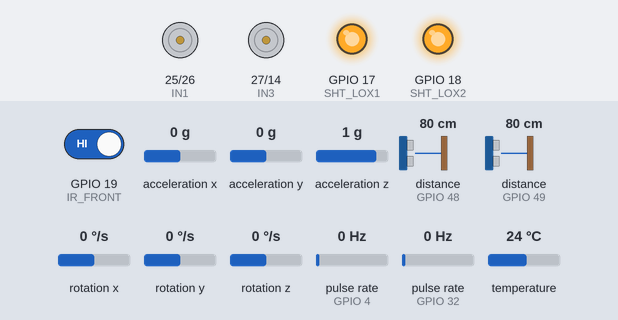
Simulated run of this sketch. Board: ESP32. Parts: motor-driver pin pairs drawn as motors (green arrow = first pin HIGH = forward, orange = second pin HIGH = backward, longer = more drive), output pins drawn as LEDs (lit = HIGH). Wiring (inferred from the names in the program): 2 × pulse sensor: data GPIO 4 / data GPIO 32. The inputs (shaded band) are chosen by the test bench; at power-on: rotation z 0 °/s, pulse rate (sensors on GPIO 4, GPIO 32) 0 Hz, GPIO 19 (IR_FRONT) HIGH, acceleration x 0 g, acceleration y 0 g, acceleration z 1 g, distance to the obstacle (sensors on GPIO 48, GPIO 49) 80 cm, rotation x 0 °/s, rotation y 0 °/s, temperature 24 °C. What the sketch prints to the serial monitor is not drawn.

Above: at 4.7 s.
4.8 s: rotation z set to -192 °/s
At 8.1 s:
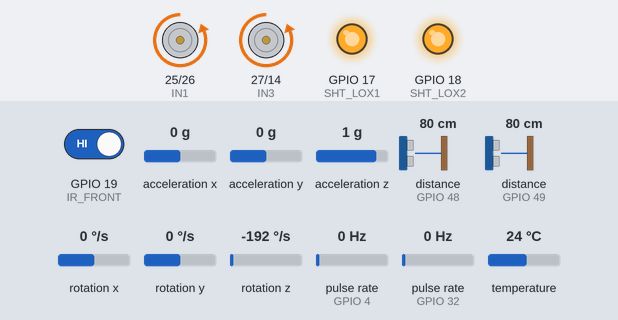
8.8 s: rotation z set to 100 °/s
At 15.7 s:
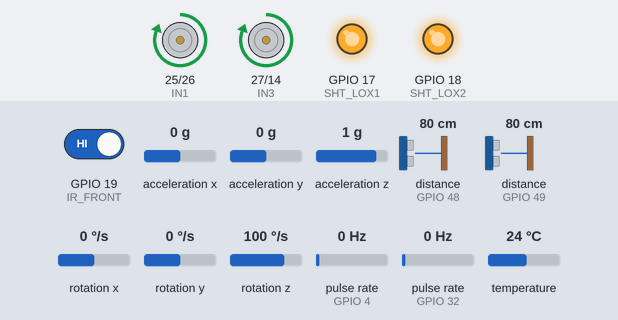
16.0 s: pulse rate (sensor on GPIO 4) set to 150 Hz
At 20.3 s:
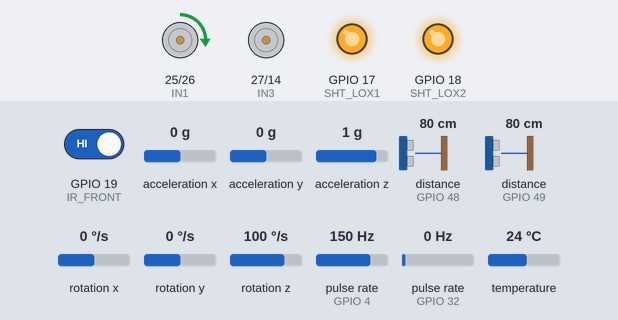
24.7 s: rotation z set to 0 °/s
At 27.7 s:
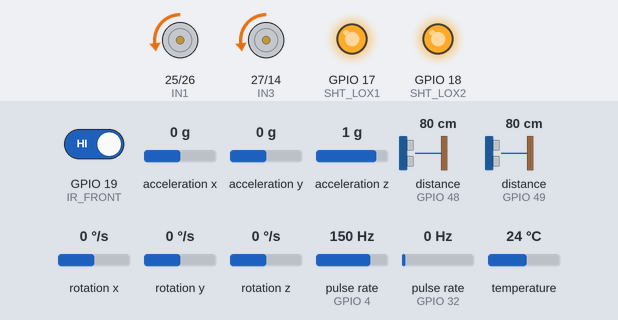
28.7 s: rotation z set to 192 °/s
32.2 s: pulse rate (sensor on GPIO 32) set to 100 Hz
Timing chart, 0 to 37.5 s (numbered marks = the images above; inputs shaded):
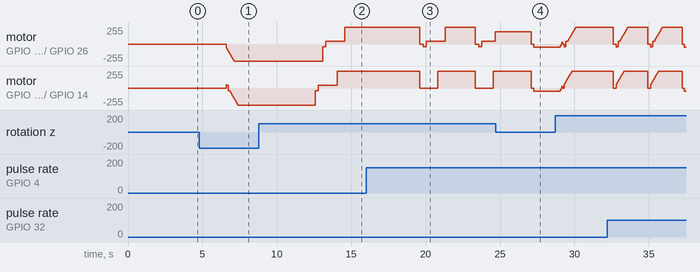

The sketch:

Micromouse_FloodFill.ino
```cpp
// === Libraries and Definitions ===
#include <Wire.h>
#include <Adafruit_MPU6050.h>
#include <Adafruit_Sensor.h>
#include <Adafruit_VL53L0X.h>
#include <stdio.h>
#include <stdlib.h>
#include <string.h>
#include <Arduino.h>

// Pins
// Motor Pins
#define IN1 25
#define IN2 26
#define IN3 27
#define IN4 14
// Encoder Pins
#define L_ENC 32
#define R_ENC 4
// LiDAR Pins and IR Pins
#define SHT_LOX1 17
#define SHT_LOX2 18
#define LOX1_ADDRESS 0x30
#define LOX2_ADDRESS 0x31
#define IR_FRONT 19
#define MAX_MAZE 8 // max maze

// Tuning Constants
const float wheel_d = 46.0;  // Wheel Diameter (mm)
const float wheel_c = PI * wheel_d;  // Wheel Circumference (mm)
const int counts_per_rev = 203;  // Encoder ticks per rev
const int cell_size = 190;  // Cell size (mm)
const int BASE_SPEED = 50;  // Forward Movement Speed (0-255)
const int MIN_DRIVE_PWM = 40;  // Minimum Forward Movement Speed
const int TURN_BASE_SPEED = 50;  // Turn Speed (0-255)
const int MIN_TURN_PWM = 24;  // Minimum Turn Speed
const float KP_YAW = 2.0;
const float TURN_KP = 1.5;
const float TURN_TOLERANCE = 0.5;  // Tolerance for angle when using MPU
const long CELL_TICKS = (long)round((cell_size / wheel_c) * counts_per_rev);  // Ticks Per Cell

// Global Variables
volatile long leftTicks = 0;
volatile long rightTicks = 0;
Adafruit_MPU6050 mpu;
float currentAngle = 0;
float gyroZ_bias = 0;
unsigned long lastTime;

// Structs for Flood Fill
//Stack
typedef struct stack_node *ptrS;
struct stack_node{
    int wantedDir;
    ptrS next;
};
typedef ptrS Stack;
//Queue
typedef struct queue_node *ptrQN;
struct queue_node{
    int x, y;
    ptrQN next;
};
typedef ptrQN QNode;
typedef struct empty_queue *Queue;
struct empty_queue{
    ptrQN front;
    ptrQN rear;
};
//Stack Functions
static Stack stackPush(Stack s, int wantedDir){
    ptrS n = (ptrS)malloc(sizeof(*n));
    n->wantedDir = wantedDir;
    n->next = s;
    return n;
}
static int stackIsEmpty(Stack s){ return s==NULL; }
static int stackPop(Stack* ps){
    if(!*ps) return -1;
    ptrS t = *ps;
    int d = t->wantedDir;
    *ps = t->next;
    free(t);
    return d;
}
// Queue Functions
static Queue makeQueue(){
    Queue q = (Queue)malloc(sizeof(*q));
    q->front = q->rear = NULL;
    return q;
}
static int queueEmpty(Queue q){ return q->front==NULL; }
static void enqueue(Queue q, int x, int y){
    QNode n = (QNode)malloc(sizeof(*n));
    n->x = x; n->y = y; n->next = NULL;
    if(q->rear) q->rear->next = n; else q->front = n;
    q->rear = n;
}
static int dequeue(Queue q, int* x, int* y){
    if(!q->front) return 0;
    QNode n = q->front;
    *x = n->x; *y = n->y;
    q->front = n->next;
    if(!q->front) q->rear = NULL;
    free(n);
    return 1;
}
static int stackPeek(Stack s){
    if(!s) return -1;
    return s->wantedDir;
}
// Motor and Encoders
void IRAM_ATTR leftISR(){
    leftTicks++;
}

void IRAM_ATTR rightISR(){
    rightTicks++;
}

void writePWMtoPin(int pin, int value) {
    analogWrite(pin, value);
}

void setMotor(int left, int right) {
    left = constrain(left, -255, 255);
    right = constrain(right, -255, 255);
    // Left
    if(left > 0){
        writePWMtoPin(IN1, 0);
        writePWMtoPin(IN2, left);
    } else {
        writePWMtoPin(IN1, -left);
        writePWMtoPin(IN2, 0);
    }
    // Right
    if(right > 0){
        writePWMtoPin(IN3, right);
        writePWMtoPin(IN4, 0);
    } else {
        writePWMtoPin(IN3, 0);
        writePWMtoPin(IN4, -right);
    }
}

void stopMotors() {
    writePWMtoPin(IN1,0);
    writePWMtoPin(IN2,0);
    writePWMtoPin(IN3,0);
    writePWMtoPin(IN4,0);
}

// MPU
void calibrateGyro() {
    delay(1000);
    float sum = 0;
    const int samples = 600;
    for(int i=0;i<samples;i++){
        sensors_event_t a,g,t;
        mpu.getEvent(&a,&g,&t);
        sum += g.gyro.z;
        delay(2);
    }
    gyroZ_bias = sum / (float)samples;
}

void updateAngle() {
    sensors_event_t a,g,t;
    mpu.getEvent(&a,&g,&t);
    unsigned long now = micros();
    float dt = (now - lastTime) / 1000000.0f;
    if (dt > 0.05f) dt = 0.05f;  // clamp large jumps
    lastTime = now;
    float gyroZ = (g.gyro.z - gyroZ_bias) * 57.29577951308232f; // rad/s -> deg/s
    currentAngle += gyroZ * dt;
}

float angleError(float target, float current) {
    return target - current;
}
// Sensors (Lidar + IR)
Adafruit_VL53L0X loxLeft = Adafruit_VL53L0X();
Adafruit_VL53L0X loxRight = Adafruit_VL53L0X();
VL53L0X_RangingMeasurementData_t measureLeft;
VL53L0X_RangingMeasurementData_t measureRight;
void setupLIDAR() {
    pinMode(SHT_LOX1, OUTPUT);
    pinMode(SHT_LOX2, OUTPUT);
    digitalWrite(SHT_LOX1, LOW);
    digitalWrite(SHT_LOX2, LOW);
    delay(10);
    digitalWrite(SHT_LOX1, HIGH);
    loxRight.begin(LOX1_ADDRESS);
    digitalWrite(SHT_LOX2, HIGH);
    loxLeft.begin(LOX2_ADDRESS);
}

// === API Functions ===
bool API_wallFront() {
    int v = digitalRead(IR_FRONT);
    return (v == LOW);
}

bool API_wallLeft() {
    loxLeft.rangingTest(&measureLeft, false);
    return (measureLeft.RangeMilliMeter - 43) <= 150;
}

bool API_wallRight() {
    loxRight.rangingTest(&measureRight, false);
    return (measureRight.RangeMilliMeter - 43) <= 150;
}

bool API_moveForward() {
    leftTicks = 0; rightTicks = 0;
    float targetYaw = currentAngle;
    lastTime = micros();
    while( (leftTicks + rightTicks) / 2 < CELL_TICKS ) {
        updateAngle();
        float error = currentAngle - targetYaw;
        float corr = KP_YAW * error;
        int leftSpeed = (int)round(BASE_SPEED - corr);
        int rightSpeed = (int)round(BASE_SPEED + corr);
        if(abs(leftSpeed) < MIN_DRIVE_PWM){
            if(leftSpeed >= 0){
                leftSpeed = MIN_DRIVE_PWM;
            }else{
                leftSpeed = -MIN_DRIVE_PWM;
            }
        }
        if (abs(rightSpeed) < MIN_DRIVE_PWM) {
            if (rightSpeed >= 0) {
                rightSpeed = MIN_DRIVE_PWM;
            } else {
                rightSpeed = -MIN_DRIVE_PWM;
            }
        }
        setMotor(leftSpeed, rightSpeed);
    }
    stopMotors();
    delay(120);
    return true;
}

void API_turnRight() {
    float start = currentAngle;
    float target = start + 81.5f;
    lastTime = micros();
    while (fabs(angleError(target, currentAngle)) > TURN_TOLERANCE) {
        updateAngle();
        float err = angleError(target, currentAngle);
        int pwm = (int)round(fabs(err) * TURN_KP);
        pwm = constrain(pwm, MIN_TURN_PWM, TURN_BASE_SPEED);
        if (err > 0) {
            setMotor(pwm, -pwm); // Turn Right
        } else {
            setMotor(-pwm, pwm); // Reverse to target
        }
    }
    stopMotors();
    delay(40);
    int brakePwm = MIN_TURN_PWM;
    setMotor(-brakePwm, brakePwm);
    delay(60);
    stopMotors();
    delay(80);
}

void API_turnLeft() {
    float start = currentAngle;
    float target = start - 82.0f;
    lastTime = micros();
    while (fabs(angleError(target, currentAngle)) > TURN_TOLERANCE) {
        updateAngle();
        float err = angleError(target, currentAngle);
        int pwm = (int)round(fabs(err) * TURN_KP);
        pwm = constrain(pwm, MIN_TURN_PWM, TURN_BASE_SPEED);
        if (err < 0) {
            setMotor(-pwm, pwm); // Turn Left
        } else {
            setMotor(pwm, -pwm); // Reverse to correct overshoot
        }
    }
    stopMotors();
    delay(40);
    int brakePwm = MIN_TURN_PWM;
    setMotor(brakePwm, -brakePwm);
    delay(60);
    stopMotors();
    delay(80);
}
// === Flood Fill ===
static void log_text(const char* text) {
    Serial.print(text);
}
//----------DIRECTIONS-----------
// 0 = North (+Y), 1 = East (+X), 2 = South (-Y), 3 = West (-X)
static const int dx[4]     = { 0,  1,  0, -1 };
static const int dy[4]     = { 1,  0, -1,  0 };
static const int revdir[4] = { 2,  3,  0,  1 };
static const char* dirChar[4] = {"North","East","South","West"};

//-----------Rotation------------
static void rotateRight(int* h){
    API_turnRight();
    *h = (*h + 1) & 3;
}
static void rotateLeft(int* h){
    API_turnLeft();
    *h = (*h + 3) & 3;
}
static void rotateTo(int target, int* h) {
    if (target < 0 || target > 3) return;
    int diff = (target - *h + 4) & 3;
    if (diff == 0) return;
    else if (diff == 1) rotateRight(h);
    else if (diff == 2) { rotateRight(h); rotateRight(h); }
    else if (diff == 3) rotateLeft(h);
}
//----------Heuristics-----------
void manhattanToNearestCenter(int W,int H,int x,int y){
    int x1 = W/2;
    int	x2 = x1-1;
    int y1 = H/2;
    int	y2 = y1-1;
    int c1 = abs(x - x1) + abs(y - y1);
    int c2 = abs(x - x1) + abs(y - y2);
    int c3 = abs(x - x2) + abs(y - y1);
    int c4 = abs(x - x2) + abs(y - y2);
    int min = c1;
    if(c2 < min) min = c2;
    if(c3 < min) min = c3;
    if(c4 < min) min = c4;
    char str[16];
    sprintf(str, "%d", min);
}
//------ Sensing the walls ------
// Sensor mapping: front -> heading
// left  -> (heading + 3) & 3 (counter-clockwise)
// right -> (heading + 1) & 3 (clockwise)

static void senseAndUpdateWalls(int W,int H,int x,int y,int heading, unsigned char walls[MAX_MAZE][MAX_MAZE][4]){
    int front = API_wallFront() ? 1 : 0;
    int left  = API_wallLeft()  ? 1 : 0;
    int right = API_wallRight() ? 1 : 0;
    int dirFront = heading & 3;
    int dirLeft  = (heading + 3) & 3; // left is ccw
    int dirRight = (heading + 1) & 3; // right is cw
    walls[y][x][dirFront] = front;
    walls[y][x][dirLeft]  = left;
    walls[y][x][dirRight] = right;

    // Boundaries are walls
    for(int d=0; d<4; ++d){
        int nx = x + dx[d], ny = y + dy[d];
        if(nx < 0 || ny < 0 || nx >= W || ny >= H) walls[y][x][d] = 1;
    }

    // Mirror walls into neighbors
    for(int d=0; d<4; ++d){
        int nx = x + dx[d], ny = y + dy[d];
        if(nx < 0 || ny < 0 || nx >= W || ny >= H) continue;
        walls[ny][nx][revdir[d]] = walls[y][x][d];
    }
}
//----GLOBAL FLOOD-FILL (BFS)----
// Recompute exact shortest distances from all center goal cells using known walls.
static void recomputeFlood(int W,int H,int cost[MAX_MAZE][MAX_MAZE], unsigned char walls[MAX_MAZE][MAX_MAZE][4]){
    const int INF = 1<<28;
    for(int yy=0; yy<H; ++yy) for(int xx=0; xx<W; ++xx) cost[yy][xx] = INF;

    // center cells (goal) - set to 0 and enqueue
    int gx1 = W/2, gx2 = gx1 - 1;
    int gy1 = H/2, gy2 = gy1 - 1;
    int qx[MAX_MAZE * MAX_MAZE], qy[MAX_MAZE * MAX_MAZE];
    int head = 0, tail = 0;

    if(gx1>=0 && gx1<W && gy1>=0 && gy1<H){
        cost[gy1][gx1] = 0;
        qx[tail]=gx1;
        qy[tail]=gy1;
        tail++;
    }
    if(gx1>=0 && gx1<W && gy2>=0 && gy2<H){
        if(cost[gy2][gx1] > 0){
            cost[gy2][gx1] = 0;
            qx[tail]=gx1;
            qy[tail]=gy2;
            tail++;
        }
    }
    if(gx2>=0 && gx2<W && gy1>=0 && gy1<H){
        if(cost[gy1][gx2] > 0){
            cost[gy1][gx2] = 0;
            qx[tail]=gx2;
            qy[tail]=gy1;
            tail++;
        }
    }
    if(gx2>=0 && gx2<W && gy2>=0 && gy2<H){
        if(cost[gy2][gx2] > 0){
            cost[gy2][gx2] = 0;
            qx[tail]=gx2;
            qy[tail]=gy2;
            tail++;
        }
    }

    while(head < tail){
        int cx = qx[head], cy = qy[head];
        head++;
        int base = cost[cy][cx];
        for(int d=0; d<4; ++d){
            if(walls[cy][cx][d]) continue;
            int nx = cx + dx[d], ny = cy + dy[d];
            if(nx < 0 || ny < 0 || nx >= W || ny >= H) continue;
            if(cost[ny][nx] > base + 1){
                cost[ny][nx] = base + 1;
                qx[tail] = nx; qy[tail] = ny; tail++;
            }
        }
    }

    // update text display
    for(int yy=0; yy<H; ++yy){
        for(int xx=0; xx<W; ++xx){
            char buf[8];
            if(cost[yy][xx] < INF) sprintf(buf, "%d", cost[yy][xx]);
            else sprintf(buf, "X");
        }
    }
}

void setup() {
    Serial.begin(115200);
    pinMode(IN1,OUTPUT);
    pinMode(IN2,OUTPUT);
    pinMode(IN3,OUTPUT);
    pinMode(IN4,OUTPUT);
    pinMode(L_ENC, INPUT_PULLUP);
    pinMode(R_ENC, INPUT_PULLUP);
    attachInterrupt(digitalPinToInterrupt(L_ENC), leftISR, RISING);
    attachInterrupt(digitalPinToInterrupt(R_ENC), rightISR, RISING);
    setupLIDAR();
    Wire.begin(21,22);
    if(!mpu.begin()){
        Serial.println("MPU6050 not found!");
        while(1);
    }
    calibrateGyro();
    lastTime = micros();
    Serial.println("READY");
}

void loop() {
    log_text("Running Using Flood Fill Algorithm...");
    delay(1000);
    Serial.print("1.");
    delay(1000);
    Serial.print("2.");
    delay(1000);
    Serial.print("3.");
    // Calculate Goal Coordinates
    const int W = 8;
    const int H = 8;
    int gx1 = W/2;
    int	gx2 = gx1 - 1;
    int gy1 = H/2;
    int	gy2 = gy1 - 1;
    static int cost[MAX_MAZE][MAX_MAZE];
    static unsigned char walls[MAX_MAZE][MAX_MAZE][4]; // 1=blocked, 0=open
    static unsigned char visited[MAX_MAZE][MAX_MAZE];
    for(int yy=0; yy<H; ++yy){  // Calculate Manhattan Distance for all cells
        for(int xx=0; xx<W; ++xx){
            visited[yy][xx] = 0;
            for(int d=0; d<4; ++d) {
                walls[yy][xx][d] = 0;
            }
            manhattanToNearestCenter(W,H,xx,yy);
        }
    }

    // Set Maze borders as walls
    for(int xx=0; xx<W; ++xx){
        walls[0][xx][2] = 1;
        walls[H-1][xx][0] = 1;
    }
    for(int yy=0; yy<H; ++yy){
        walls[yy][0][3] = 1;
        walls[yy][W-1][1] = 1;
    }

    int x = 0; // Start at 0,0 and heading in direction 0 (North)
    int y = 0;
    int heading = 0;
    Stack path = NULL;

    // For detecting the final path
    int path_signature_x = 0;
    int path_signature_y = 0;
    int previous_path_signature_x=0;
    int previous_path_signature_y=0;
    int final_path_found = 0;
    recomputeFlood(W,H,cost,walls);
    int i=1;
    int i2=1;

    while(1){ // Keeps running, so minimum run time can be used as the official run time
        previous_path_signature_x = path_signature_x;
        previous_path_signature_y = path_signature_y;
        path_signature_x = 0;
        path_signature_y = 0;
        char strLog[50];
        if (final_path_found==0){
            sprintf(strLog, "=== RUN #%d USING SENSORS ===", i);
            Serial.println(strLog);			i++;
        }else {
            sprintf(strLog, "=== RUN #%d WITHOUT SENSORS ===", i2);
            Serial.println(strLog);			i2++;
        }
        log_text(strLog);

        while(!( (x==gx1&&y==gy1) || (x==gx1&&y==gy2) || (x==gx2&&y==gy1) || (x==gx2&&y==gy2) )){ // Until reaching the goal
            path_signature_x = path_signature_x + x;
            path_signature_y = path_signature_y + y;
            visited[y][x] = 1;

            if (final_path_found==0){  // Use Sensors and Flood Fill Algorithm
                // sense and update walls based on sensors relative to heading
                senseAndUpdateWalls(W,H,x,y,heading,walls);
                // recompute full flood after any new wall info
                recomputeFlood(W,H,cost,walls);
                // choose neighbor with lowest cost
            }
            int bestDir = -1;
            int here = cost[y][x];
            int bestCost = here;
            for(int d=0; d<4; ++d){
                if(walls[y][x][d]) continue;
                int nx = x + dx[d];
                int ny = y + dy[d];
                if(nx < 0 || ny < 0 || nx >= W || ny >= H) continue;
                if(cost[ny][nx] < bestCost){
                    bestCost = cost[ny][nx];
                    bestDir = d;
                }
            }

            int direction_if_backtracking = stackPeek(path);
            if (direction_if_backtracking >= 0 && bestDir == direction_if_backtracking) {
                stackPop(&path);
                rotateTo(direction_if_backtracking, &heading);
                x += dx[direction_if_backtracking];
                y += dy[direction_if_backtracking];
                char buf[128];
                sprintf(buf, "Backtracked to (%d,%d) heading %s", x, y, dirChar[heading]);
                log_text(buf);
                API_moveForward();
            }
            else {
                // go to bestDir
                rotateTo(bestDir, &heading);
                if(!API_moveForward()){
                    // unexpected blocked
                    walls[y][x][bestDir] = 1;
                    int nx = x + dx[bestDir], ny = y + dy[bestDir];
                    if(nx >= 0 && ny >= 0 && nx < W && ny < H) walls[ny][nx][revdir[bestDir]] = 1;
                    recomputeFlood(W,H,cost,walls);
                } else {
                    // push reverse direction for backtrack
                    path = stackPush(path, revdir[bestDir]);
                    x += dx[bestDir]; y += dy[bestDir];
                    char buf[128]; sprintf(buf, "Moved to (%d,%d) heading %s", x, y, dirChar[heading]); log_text(buf);
                }
            }
        }
        if(( (x==gx1&&y==gy1) || (x==gx1&&y==gy2) || (x==gx2&&y==gy1) || (x==gx2&&y==gy2) )) {
            log_text("Goal Reached ! Returning to START using stack...");
            // Pop directions and walk back to the start
            while(!stackIsEmpty(path)) {
                int want = stackPop(&path);       // this is an absolute dir (0..3) to move next
                rotateTo(want, &heading);         // face that direction from current heading
                x += dx[want];
                y += dy[want];
                char buf[128];
                sprintf(buf, "Returning: moved to (%d,%d) heading %s", x, y, dirChar[heading]);
                log_text(buf);
            }
            if(x==0 && y==0) {
                log_text("Back at START. Run complete.");
                if ((path_signature_x == previous_path_signature_x) && (previous_path_signature_y==path_signature_y && final_path_found == 0)){
                    log_text("Final Path Found");
                    final_path_found = 1;
                }
            } else {
                log_text("Error - Did not reach START.");
            }
        }
    }
}
```

Measured:
- after the input at 8.8 s, motor on GPIO 25 (IN1) / GPIO 26 (IN2): backward 255/255 → backward 40/255 after 4.3 s, → forward 40/255 0.21 s later, → forward 255/255 1.3 s later; motor on GPIO 27 (IN3) / GPIO 14 (IN4): backward 255/255 → backward 40/255 after 3.8 s, → forward 40/255 0.20 s later, → forward 255/255 1.3 s later
- after the input at 16.0 s, motor on GPIO 25 (IN1) / GPIO 26 (IN2): forward 255/255 → stopped after 3.6 s, → backward 40/255 0.24 s later, → forward 40/255 0.20 s later, → forward 255/255 1.3 s later, … (8 changes in this stretch); motor on GPIO 27 (IN3) / GPIO 14 (IN4): alternates forward 255/255 for 2.5 s and stopped for 1.2 s, starting after 3.6 s
- after the input at 24.7 s, motor on GPIO 27 (IN3) / GPIO 14 (IN4): goes on until 27.3 s, then stays backward 50/255
